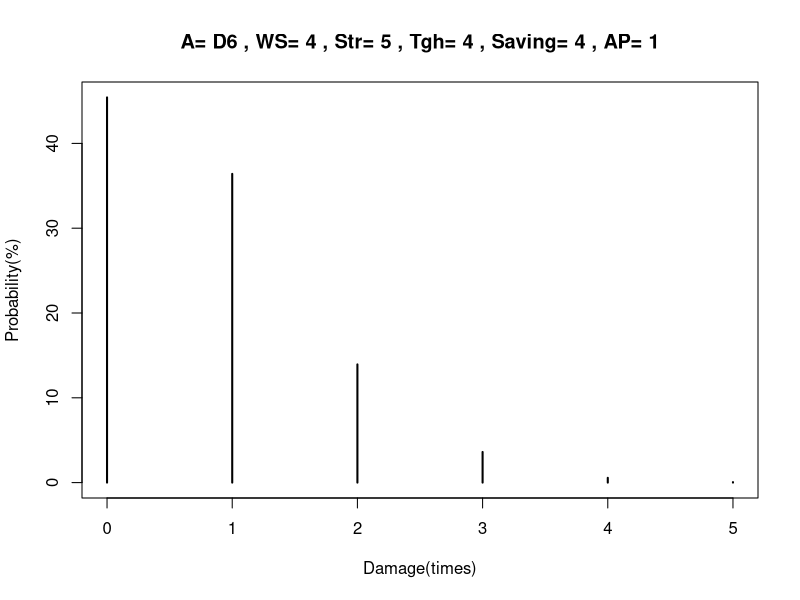
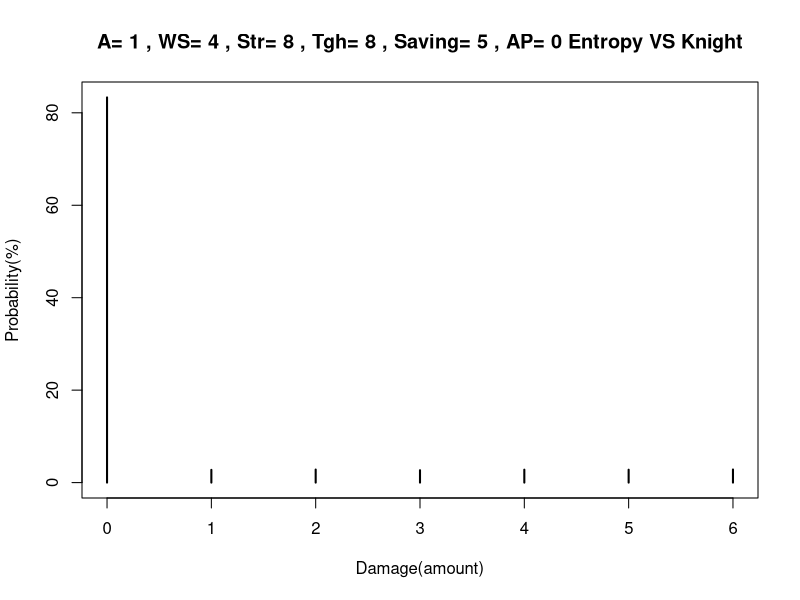
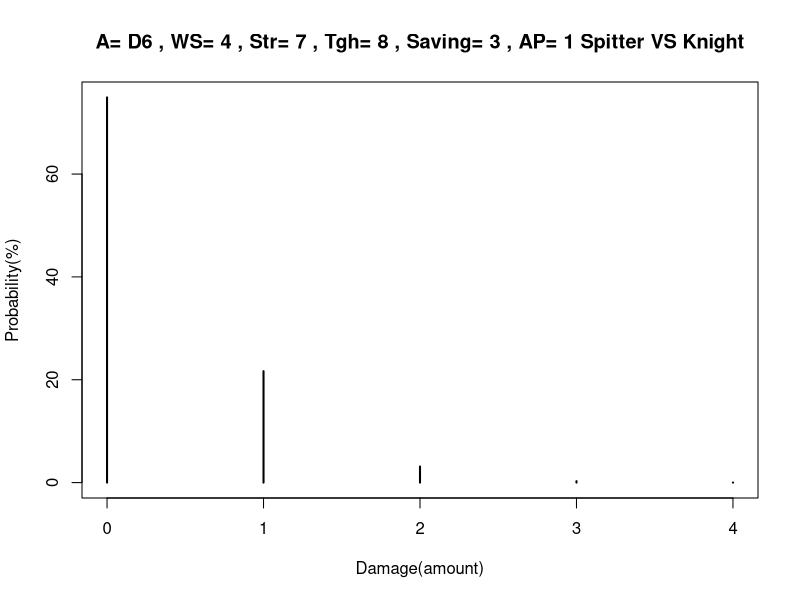
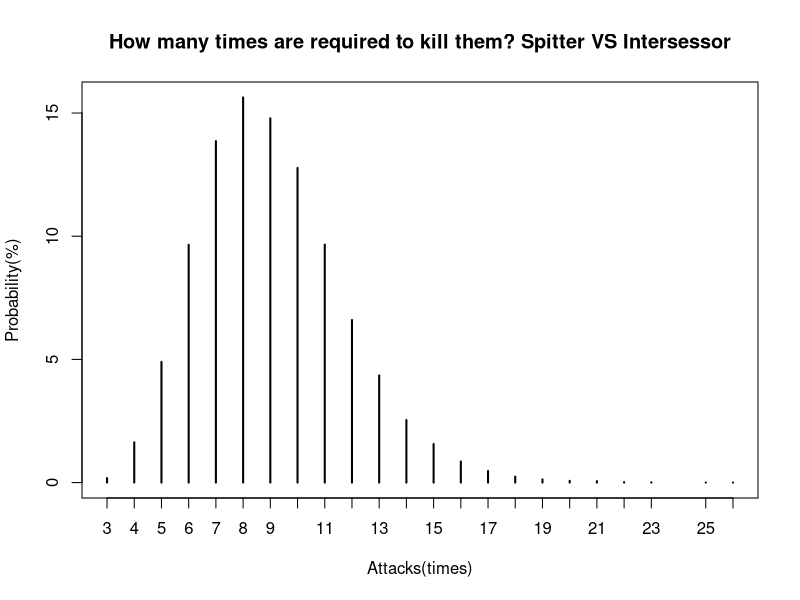

Write R code to recreate these figures, in order.
###攻撃で何回ダメージが通るか実験します。
#hitroll Aの数だけロールして、WSで命中
hitroll<-function(A,WS){
  if (A=="D6"){
    A<-ceiling(runif(1)*6)
  }
  if (A=="D3"){
    A<-ceiling(runif(1)*3)
  }
  
  hitcheck<-ceiling(runif(A)*6)>=WS
  #print(hitcheck)
  return(sum(hitcheck))
}

#atk vs toughness, returns required-die
AvT<-function(strength,toughness){
  if(strength>=toughness*2){
    require<-2
  }
  else if(strength>toughness){
    require<-3
  }
  else if(strength==toughness){
    require<-4
  }
  else if(strength*2<=toughness){
    require<-6
  }
  else if(strength<toughness){
    require<-5
  }
  return(require)
}

#damageroll hitsの数だけhitしたとして、攻撃者のStrengthと被攻撃者のToughnessに応じたダメージロールを行う
damageroll<-function(hits,Strength,Toughness){
  require<-AvT(Strength,Toughness)
  damagecheck<-ceiling(runif(hits)*6)>=require
  return(sum(damagecheck))
}

#AProll　damegesの数だけdamageロールが通ったとして、防御者のSavingと攻撃者のAPに応じたセービングを行い、通ったダメージ回数を返す
AProll<-function(damages,saving,AP){
  savingcheck<-ceiling(runif(damages)*6)>=(saving+AP)
  return(damages-sum(savingcheck))
}
AProll(damageroll(hitroll(A="D6",3),5,2),2,3)

#total sim　A,WS,Attack,Toughness,Saving,APを入力し、
#５万回のシミュレーションを行いダメージ回数ごとの確率を表にする
sim1<-function(A,WS,Str,Toughness,Saving,AP){
  title<-paste("A=",A,", WS=",WS,", Str=",Str,", Tgh=",Toughness,", Saving=",Saving,", AP=",AP)
  APs<-c()
  for (i in 1:50000){
    APs[i]<-AProll(damageroll(hitroll(A,WS),Str,Toughness),Saving,AP)
  }
  plot(table(APs)/500,main =title,xlab="Damage(times)",ylab="Probability(%)")
  return(table(APs)/500)
}


#実行
sim1(A="D6",WS=4,Str=5,Toughness=4,Saving=4,AP=1)

#ダメージ量のバージョン
sim2<-function(A,WS,Str,Tgh,Saving,AP=0,D=1,Subtitle=""){
  title<-paste("A=",A,", WS=",WS,", Str=",Str,", Tgh=",Tgh,", Saving=",Saving,", AP=",AP)
  APs<-c()
  for (i in 1:50000){
    APs[i]<-AProll(damageroll(hitroll(A,WS),Str,Tgh),Saving,AP)
  }
  Damageamount<-c()
  for (i in 1:50000){
    if(D=="D6"){
      Damageamount[i]<-sum(ceiling(runif(APs[i])*6))
    }
    if(D=="D3"){
      Damageamount[i]<-sum(ceiling(runif(APs[i])*3))
    }
    if(is.numeric(D)){
    Damageamount[i]<-APs[i]*D
    }
  }
  plot(table(Damageamount)/500,main =paste(title,Subtitle),xlab="Damage(amount)",ylab="Probability(%)")
  return(table(Damageamount)/500)
}

#実行
sim2(A=1,WS=4,Str =8 ,Tgh = 8,Saving = 5,AP= 0, D="D6" ,Subtitle = "Entropy VS Knight")
sim2(A="D6",WS=4,Str =7 ,Tgh = 8,Saving = 3,AP= 1, D=1 ,Subtitle = "Spitter VS Knight")

#ダメージ回数を先に決めてから、それに達するまでにかかる回数のシミュレーション
howmany.to.kill<-function(A,WS,Attack,Toughness,Saving,AP,D,Wound){
  chikuseki_damage<-0
  i <- 0
  repeat {
    i<-i+1
    if (D=="D3"){D=ceiling(runif(1)*3)}
    if (D=="D6"){D=ceiling(runif(1)*6)}
    
    chikuseki_damage<-chikuseki_damage+D*AProll(damageroll(hitroll(A,WS),Attack,Toughness),Saving,AP)
    
    if(chikuseki_damage >= Wound) break
    
  }
  return(i)
}


#実行
howmany.to.kill("D6",3,5,4,2,3,2,10)

#50000回のシミュレーション
sim3<-function(A,WS,Attack,Toughness,Saving,AP,D,Wound,Subtitle=""){
  times<-c()
  for (j in 1:50000){
    times[j]<-howmany.to.kill(A,WS,Attack,Toughness,Saving,AP,D,Wound)
  }
  plot(table(times)/500,main=paste("How many times are required to kill them?",Subtitle),xlab="Attacks(times)",ylab="Probability(%)")
  return(table(times)/500)
}

#実行
sim3(A="D6",WS=1,Attack=7,Toughness=4,Saving=3,AP=1,D=1,Wound=10,"Spitter VS Intersessor")

